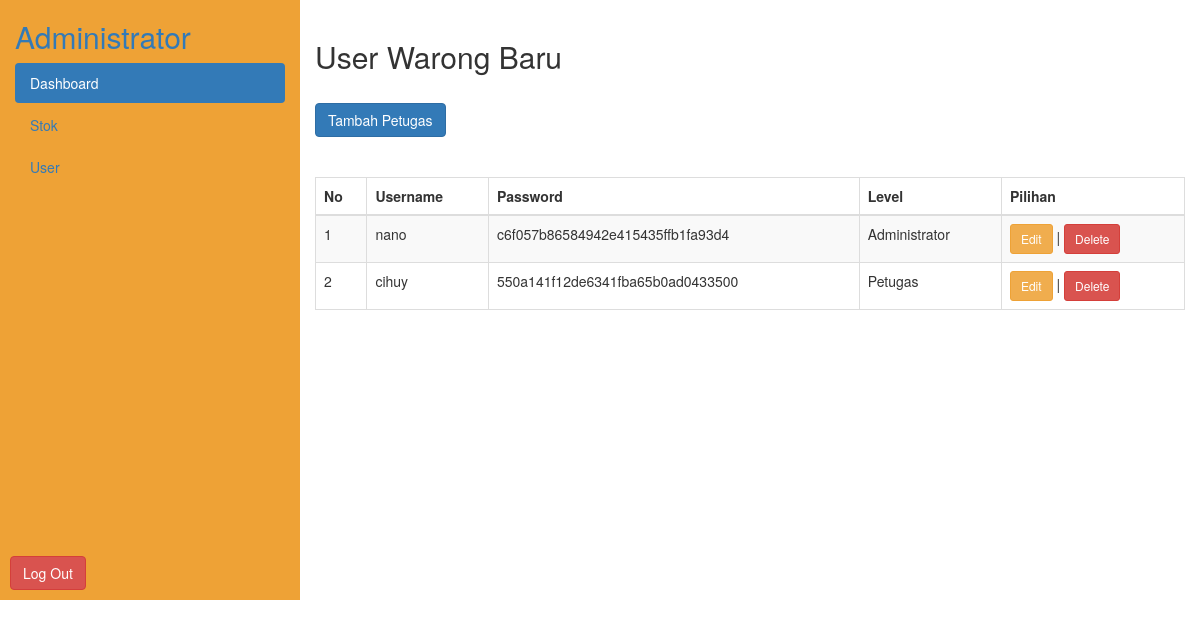
Page /KasirKU/Petugas/index.php?page=user (signed in) on the committed database.
### tables this page shows
CREATE TABLE `user` (
  `UserID` int(11) NOT NULL,
  `NamaUser` varchar(255) NOT NULL,
  `Password` varchar(255) NOT NULL,
  `Level` enum('Administrator','Petugas') NOT NULL
);

### KasirKU/Petugas/user.php (the view, shortened to what this page needs)
<h2>User Warong Baru</h2>
<br>
<?php if ($_SESSION['Level'] == "Administrator") { ?>
<a class="btn btn-primary btn-md" href="?page=tambah-user">Tambah Petugas</a>
<?php  }?>
<br>
<table class="table table-striped table-bordered">
    <thead>
    <tr>
        <th>No</th>
        <th>Username</th>
        <th>Password</th>
        <th>Level</th>
        <?php if ($_SESSION['Level'] == "Administrator") { ?>
            <th>Pilihan</th>
            <?php } ?>
            </tr>
        </thead>
        <tbody>
        <?php
            include '../koneksi/connect.php';
            $no = 1;
            $sql = $conn->query("SELECT * FROM user");
            while ($data= $sql->fetch_assoc()) {
            ?>
        <tr>
            <td><?php echo $no++ ?></td>
            <td><?php echo $data['NamaUser']; ?></td>
            <td><?php echo $data['Password']; ?></td>
            <td><?php echo $data['Level']; ?></td>
                <?php if ($_SESSION['Level'] == "Administrator") { ?>
                <td><a type='button' href='?page=edit-user&UserID=<?= $data['UserID']; ?>' class='btn btn-sm btn-warning'>Edit</a> | <a type='button' href='?page=hapus-user&UserID=<?= $data['UserID']; ?>' class='btn btn-sm btn-danger'>Delete</a></td>
            <?php } ?>
        </tr>
    <?php } ?>
</tbody>
</table>

### rows in the picture
user: NamaUser "nano", Password "c6f057b86584942e415435ffb1fa93d4", Level "Administrator"
user: NamaUser "cihuy", Password "550a141f12de6341fba65b0ad0433500", Level "Petugas"

### other values in the picture
$_SESSION['Level'] "Administrator"
